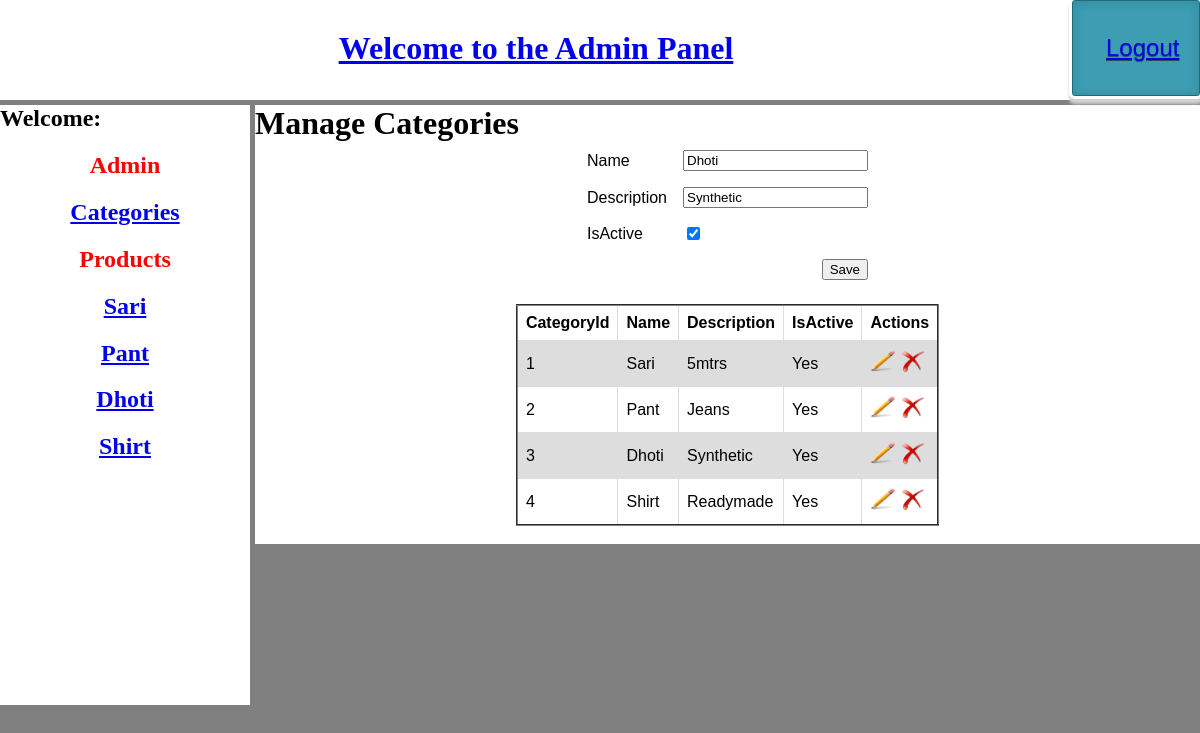
The app's page /views/category_view.php?id=3 (signed in) with its own data.
### tables this page shows
CREATE TABLE `category` (
  `CategoryId` int(11) NOT NULL,
  `Name` varchar(255) DEFAULT NULL,
  `Description` text,
  `IsActive` int(2) DEFAULT NULL
);

### models/category_model.php (called while the page is built, shortened)
<?php
class category_model {
	function viewCategory() {
		$sql = 'SELECT * FROM category';
		$result = mysql_query($sql);
		if (mysql_num_rows($result) > 0) {
			$rows = array();
			while($row = mysql_fetch_assoc($result)) {
				$rows[$row['CategoryId']] = $row;
			}
			return $rows;
		} else {
			return 0;
		}
	}
}
?>

### controllers/category.php (called while the page is built, shortened)
<?php
include_once '../models/category_model.php';
class CategoryController {
    private $categoryModel;
    public function __construct()
    {
        $this->categoryModel = new category_model();
        $this->id = (isset($_GET['id']) && $_GET['id'] > 0) ? $_GET['id'] : 0;
    }
    public function getCategory() {
        $categoryList = $this->categoryModel->viewCategory();
        return $categoryList;
    }
}

### views/category_view.php (the view, shortened to what this page needs)
<?php
    include_once '../controllers/category.php';
	$categoryController = new CategoryController();
	$categoryList = $categoryController->getCategory();
    $id = $categoryController->id;
?>
<html>
	<head>
		<link rel="stylesheet" href="../web/css/admin_style.css" />
	</head>
	<body>
    <?php
    include_once     '../header.php';
    include_once '../sidebar.php';
    ?>
		<div id="content">
			<h1>Manage Categories</h1>
			<form enctype="multipart/form-data" method="post" name="updateCategory" action="<?php echo BASE_URL; ?>views/category_view.php?action=update&id=<?php echo $id; ?>">
			<table id='formView' border="0" align="center">
				<tr>
					<td>Name</td>
					<td><input type="text" name="Name" value="<?php echo $id ? $categoryList[$id]['Name'] : ''; ?>"></td>
				</tr>
				<tr>
					<td>Description</td>
					<td><input type="text" name="Description" value="<?php echo $id ? $categoryList[$id]['Description'] : ''; ?>"></td>
				</tr>
				<tr>
					<td>IsActive</td>
					<td><input type="checkbox" name="IsActive" <?php echo ($id && $categoryList[$id]['IsActive']) ? 'checked="checked"' : ''; ?>></td>
				</tr>
				<tr>
					<td></td>
					<td align="right" style="float:right;"><input type="submit" name="save" value="Save"></td>
				</tr>
			</table>
			</form>
			<table id='listView' width="1000" border="2" align="center">
				<tr>
					<th>CategoryId</th>
					<th>Name</th>
					<th>Description</th>
					<th>IsActive</th>
					<th>Actions</th>
				</tr>
				<?php
					if ($categoryList!= NULL){
						foreach($categoryList as $categoryValue) {
							?>
							<tr>
								<td><?php echo $categoryValue['CategoryId'];?></td>
								<td><?php echo $categoryValue['Name'];?></td>
								<td><?php echo $categoryValue['Description'];?></td>
								<td><?php echo $categoryValue['IsActive'] ? 'Yes' : 'No' ;?></td>
								<td>
									<a href="category_view.php?id=<?php echo $categoryValue['CategoryId']; ?>">
										<img src="../web/images/admin/Edit.png" height="25px" width="25px"></a>
									<a onclick="return checkDelete(<?php echo $categoryValue['CategoryId']; ?>);" style="cursor: pointer;">
										<img src="../web/images/admin/DeleteRed.png" height="25px" width="25px">
									</a>
								</td>
							</tr>
						<?php
						}
					}
				?>
			</table>
			<br>
		</div>
	</body>
</html>

### sidebar.php (shortened to what this page needs)
<?php
include_once 'models/category_model.php';
$categoryModel = new category_model();
$categoryList = $categoryModel->viewCategory();
?>
<div id="sidebar">
	<b><font size="5">Welcome:</font></b><h2>Admin</h2>
	<h2><a href="<?php echo BASE_URL; ?>views/category_view.php">Categories</a></h2>
	<h2>Products</h2>
	<?php
			foreach ($categoryList as $value){
				echo '<h2>';
					echo '<a href="'.BASE_URL.'views/product_view.php?CategoryId='.$value['CategoryId'].'">';
						echo $value['Name'];
					echo '</a>';
				echo '</h2>';
			}
		?>
</div>

### web/css/admin_style.css (style rules this page uses)
body { background:gray; padding:0; margin:0; width: 100%; }
#sidebar { width:250px; float:left; background:white; border-right:5px solid gray; height:600px; }
#sidebar h2 { text-align:center; font-size:1.5em; color:red; }
#content h1 { margin:0; }
table { font-family: arial, sans-serif; border-collapse: collapse; width: auto; }
#content { background:white; }
td, th { border: 1px solid #dddddd; text-align: left; padding: 8px; }
form td { border: 0px; }
input[type="submit"] { cursor: pointer; }
#listView tr:nth-child(even) { background-color: #dddddd; }

### records on screen
category: Name "Sari", CategoryId "1", Description "5mtrs", IsActive "Yes"
category: Name "Pant", CategoryId "2", Description "Jeans", IsActive "Yes"
category: Name "Dhoti", Description "Synthetic", IsActive "☑", CategoryId "3", shows "Yes"
category: Name "Shirt", CategoryId "4", Description "Readymade", IsActive "Yes"

### other values on screen
$login_link_name "Logout"
